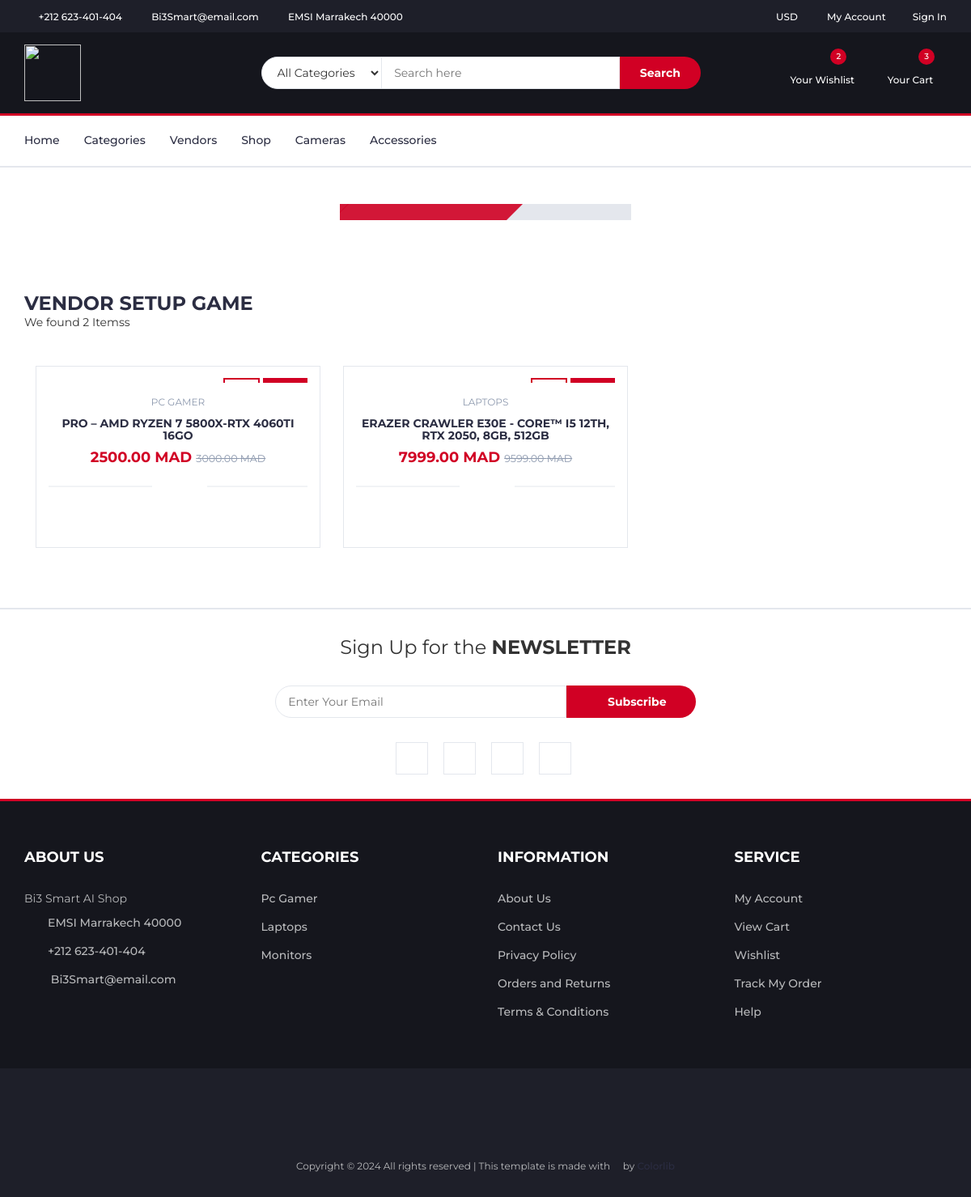
Page /vendor/venk7m1kga6c3/ on the committed database.
### core/models.py (models this page shows, shortened)
class Vendor(models.Model):
    v_id= ShortUUIDField(unique=True, length=10, max_length=20,prefix="ven",alphabet="abcdefghijklmnop123456789")
    title = models.CharField(max_length=100, default="Title Vendor")
    image = models.ImageField(upload_to=user_directory_path , default="vendor.jpg")
    cover_image = models.ImageField(upload_to=user_directory_path , default="vendor.jpg")
    description = models.TextField(null=True, blank=True , default="This is the vendor")
    address = models.CharField(max_length=100, default="Main Street,Marrakech")
    contact = models.CharField(max_length=100, default="+212 659 394 401")
    chat_resp_time = models.CharField(max_length=100, default="100")
    shipping_on_time = models.CharField(max_length=100, default="100")
    authentic_rating = models.CharField(max_length=100, default="100")
    days_return = models.CharField(max_length=100, default="100")
    warranty_period = models.CharField(max_length=100, default="100")
    user = models.ForeignKey(User, on_delete=models.SET_NULL, null=True)
    date = models.DateTimeField(auto_now_add=True,null=True , blank=True)
    class Meta:
        verbose_name_plural = "Vendors"

class Product(models.Model):
    p_id= ShortUUIDField(unique=True, length=10, max_length=20,alphabet="abcdefghijklmnop123456789")
    title = models.CharField(max_length=100, default="Title Product")
    image = models.ImageField(upload_to=user_directory_path , default="product.jpg")
    description = models.TextField(null=True, blank=True , default="This is the product")
    price = models.DecimalField(max_digits=10,decimal_places=2,default="1.99")
    old_price = models.DecimalField(max_digits=10,decimal_places=2, default="2.99")
    specefications = models.TextField(null=True, blank=True)
    type = models.CharField(max_length=100, default="Electronics",null=True, blank=True)
    stock_count = models.CharField(max_length=100, default="10",null=True, blank=True)
    tags = TaggableManager(blank=True)
    product_status = models.CharField(choices=STATUS, max_length=10, default="in_review")
    status = models.BooleanField(default=True)
    in_stock  = models.BooleanField(default=True)
    featured  = models.BooleanField(default=False)
    digital  = models.BooleanField(default=False)
    user = models.ForeignKey(User, on_delete=models.SET_NULL, null=True)
    category = models.ForeignKey(Category, on_delete=models.SET_NULL, null=True,related_name="category")
    vendor = models.ForeignKey(Vendor, on_delete=models.SET_NULL, null=True , related_name="vendor")
    sku = ShortUUIDField(unique=True, length=4, max_length=20,prefix="sku",alphabet="123456789")
    date = models.DateTimeField(auto_now_add=True)
    updated = models.DateTimeField(null=True , blank=True)
    class Meta:
        verbose_name_plural = "Products"
    def get_precentage(self):
        new_price = (( self.old_price - self.price) / self.old_price)*100
        return new_price

class Category(models.Model):
    C_id= ShortUUIDField(unique=True, length=10, max_length=20,prefix="cat",alphabet="abcdefghijklmnop123456789")
    title = models.CharField(max_length=100,default="Title Category")
    image = models.ImageField(upload_to="category", default="category.jpg")
    class Meta:
        verbose_name_plural = "Categories"

### core/views.py (the view)
# urls.py: path("vendor/<v_id>/" , vendor_detail_view , name="vendor-list"),
def vendor_detail_view(request,v_id):
    vendor = Vendor.objects.get(v_id=v_id)
    products = Product.objects.filter(vendor=vendor,product_status="published" )
    context = {
        "vendor":vendor,
        "products":products,
    }
    return render(request,"core/vendor-detail.html",context)

### core/context_processors.py (called while the page is built)
def default(request):
    categories = Category.objects.all()
    return {
        'categories' : categories,
    }

### templates/core/vendor-detail.html (shortened to what this page needs)
{% extends 'partials/base.html'%}
{% load static %}
{% block content %}
    <div class="section">
        <div class="container">
            <div class="row">
                <div class="col-md-4 col-md-offset-4 col-xs-6">
                    <div class="shop">
                        <div class="shop-img">
                        </div>
                        <div class="shop-body">
                        </div>
                    </div>
                </div>
            </div>
        </div>
    </div>
  <div class="section">
    <div class="container">
      <div class="row">
        <div class="col-md-12">
          <div class="section-title">
            <h3 class="title">Vendor {{vendor.title}}</h3>
            <p class="product-price">
                We found {{products.count}} Items{{products.count|pluralize:"s"}}
            </p>
            </div>
          </div>
        </div>
        <div class="col-md-12">
          <div class="row">
            <div class="products-tabs">
              <div id="tab1" class="tab-pane active">
                <div class="products-slick" data-nav="#slick-nav-1">
                  {% for product in products %}
                    <div class="col-md-4 col-xs-6">
                        <div class="product">
                        <div class="product-img">
                            <div class="product-label">
                            <span class="sale">{{product.get_precentage|floatformat:0}}%</span>
                            <span class="new">NEW</span>
                            </div>
                        </div>
                        <div class="product-body">
                            <p class="product-category">{{product.category.title}}</p>
                            <h3 class="product-name"><a href="#">{{product.title}}</a></h3>
                            <h4 class="product-price">{{product.price}} MAD <del class="product-old-price">{{product.old_price}} MAD</del></h4>
                            <div class="product-rating">
                            <i class="fa fa-star"></i>
                            <i class="fa fa-star"></i>
                            <i class="fa fa-star"></i>
                            <i class="fa fa-star"></i>
                            <i class="fa fa-star"></i>
                            </div>
                            <div class="product-btns">
                            <button class="add-to-wishlist"><i class="fa fa-heart-o"></i><span class="tooltipp">add to wishlist</span></button>
                            <button class="add-to-compare"><i class="fa fa-exchange"></i><span class="tooltipp">add to compare</span></button>
                            <button class="quick-view"><i class="fa fa-eye"></i><span class="tooltipp">quick view</span></button>
                            </div>
                        </div>
                        <div class="add-to-cart">
                            <button class="add-to-cart-btn"> add to cart</button>
                        </div>
                        </div>
                    </div>
                    {%endfor%}
                </div>
              </div>
            </div>
          </div>
        </div>
      </div>
    </div>
{% endblock content %}

### templates/partials/base.html (shortened to what this page needs)
{% load static %}
<!DOCTYPE html>
<html lang="en">
  <head>
    <link type="text/css" rel="stylesheet" href="{% static "assets/css/bootstrap.min.css" %}" />
    <link type="text/css" rel="stylesheet" href="{% static "assets/css/slick.css" %}" />
    <link type="text/css" rel="stylesheet" href="{% static "assets/css/slick-theme.css" %}" />
    <link type="text/css" rel="stylesheet" href="{% static "assets/css/nouislider.min.css" %}" />
    <link rel="stylesheet" href="{% static "assets/css/font-awesome.min.css" %}" />
    <link type="text/css" rel="stylesheet" href="{% static "assets/css/style.css" %}" />
  </head>
  <body>
    <header>
      <div id="top-header">
        <div class="container">
          <ul class="header-links pull-left">
            <li>
              <a href="#"><i class="fa fa-phone"></i> +212 623-401-404</a>
            </li>
            <li>
              <a href="#"><i class="fa fa-envelope-o"></i> Bi3Smart@email.com</a>
            </li>
            <li>
              <a href="#"
                ><i class="fa fa-map-marker"></i> EMSI Marrakech 40000</a
              >
            </li>
          </ul>
          <ul class="header-links pull-right">
            <li>
              <a href="#"><i class="fa fa-dollar"></i> USD</a>
            </li>
            <li>
              <a href="#"><i class="fa fa-user-o"></i> My Account</a>
            </li>
            {% if request.user.is_authenticated %}
            <li>
              <a href="{% url 'userauths:sign-out'%}"><i class="fa fa-sign-out"></i>Sign Out</a>
            </li>
            {%else%}
            <li>
              <a href="{% url 'userauths:sign-in'%}"><i class="fa fa-sign-in"></i>Sign In</a>
            </li>
            {%endif%}
          </ul>
        </div>
      </div>
      <div id="header">
        <div class="container">
          <div class="row">
            <div class="col-md-3">
              <div class="header-logo">
                <a href="{% url 'core:index' %}" class="logo">
                  <img src="{% static "assets/img/logo.svg" %}" alt="" width="70" height="70" />
                </a>
              </div>
            </div>
            <div class="col-md-6">
              <div class="header-search">
                <form>
                  <select class="input-select">
                    <option value="0">All Categories</option>
                  </select>
                  <input class="input" placeholder="Search here" />
                  <button class="search-btn">Search</button>
                </form>
              </div>
            </div>
            <div class="col-md-3 clearfix">
              <div class="header-ctn">
                <div>
                  <a href="#">
                    <i class="fa fa-heart-o"></i>
                    <span>Your Wishlist</span>
                    <div class="qty">2</div>
                  </a>
                </div>
                <div class="dropdown">
                  <a
                    class="dropdown-toggle"
                    data-toggle="dropdown"
                    aria-expanded="true"
                  >
                    <i class="fa fa-shopping-cart"></i>
                    <span>Your Cart</span>
                    <div class="qty">3</div>
                  </a>
                </div>
              </div>
            </div>
          </div>
        </div>
      </div>
    </header>
  <nav id="navigation">
    <div class="container">
      <div id="responsive-nav">
        <ul class="main-nav nav navbar-nav">
          <li><a href="{% url 'core:index' %}">Home</a></li>
          <li><a href="{% url 'core:category_list' %}">Categories</a></li>
          <li><a href="{% url 'core:vendors-list' %}">Vendors</a></li>
          <li><a href="{% url 'core:product_list' %}">Shop</a></li>
          <li><a href="#">Cameras</a></li>
          <li><a href="#">Accessories</a></li>
        </ul>
      </div>
    </div>
  </nav>
{% block content %}
{% endblock content %}
 <div id="newsletter" class="section">
  <div class="container">
    <div class="row">
      <div class="col-md-12">
        <div class="newsletter">
          <p>Sign Up for the <strong>NEWSLETTER</strong></p>
          <form>
            <input
              class="input"
              type="email"
              placeholder="Enter Your Email"
            />
            <button class="newsletter-btn">
              <i class="fa fa-envelope"></i> Subscribe
            </button>
          </form>
          <ul class="newsletter-follow">
            <ul class="list-inline">
              <li>
                  <a href="#"><i class="fa fa-facebook" style="color: #3b5998;"></i></a>
              </li>
              <li>
                  <a href="#"><i class="fa fa-twitter" style="color: #55acee;"></i></a>
              </li>
              <li>
                  <a href="#"><i class="fa fa-instagram" style="color: #ac2bac;"></i></a>
              </li>
              <li>
                  <a href="#"><i class="fa fa-whatsapp" style="color: #25d366;"></i></a>
              </li>
          </ul>
          </ul>
        </div>
      </div>
    </div>
  </div>
</div>
<footer id="footer">
    <div class="section">
      <div class="container">
        <div class="row">
          <div class="col-md-3 col-xs-6">
            <div class="footer">
              <h3 class="footer-title">About Us</h3>
              <p>
                Bi3 Smart AI Shop
              </p>
              <ul class="footer-links">
                <li>
                  <a href="#"
                    ><i class="fa fa-map-marker"></i>EMSI Marrakech 40000</a
                  >
                </li>
                <li>
                  <a href="#"><i class="fa fa-phone"></i>+212 623-401-404</a>
                </li>
                <li>
                  <a href="#"
                    ><i class="fa fa-envelope-o"></i> Bi3Smart@email.com</a
                  >
                </li>
              </ul>
            </div>
          </div>
          <div class="col-md-3 col-xs-6">
            <div class="footer">
              <h3 class="footer-title">Categories</h3>
              <ul class="footer-links">
                {% for category in categories%}
                  <li><a data-toggle="tab" href="{% url 'core:category_product_list' category.C_id %}">{{category.title}}</a></li>
                {%endfor%}
              </ul>
            </div>
          </div>
          <div class="col-md-3 col-xs-6">
            <div class="footer">
              <h3 class="footer-title">Information</h3>
              <ul class="footer-links">
                <li><a href="#">About Us</a></li>
                <li><a href="#">Contact Us</a></li>
                <li><a href="#">Privacy Policy</a></li>
                <li><a href="#">Orders and Returns</a></li>
                <li><a href="#">Terms & Conditions</a></li>
              </ul>
            </div>
          </div>
          <div class="col-md-3 col-xs-6">
            <div class="footer">
              <h3 class="footer-title">Service</h3>
              <ul class="footer-links">
                <li><a href="#">My Account</a></li>
                <li><a href="#">View Cart</a></li>
                <li><a href="#">Wishlist</a></li>
                <li><a href="#">Track My Order</a></li>
                <li><a href="#">Help</a></li>
              </ul>
            </div>
          </div>
        </div>
      </div>
    </div>
    <div id="bottom-footer" class="section">
      <div class="container">
        <div class="row">
          <div class="col-md-12 text-center">
            <ul class="footer-payments">
              <li>
                <a href="#"><i class="fa fa-cc-visa"></i></a>
              </li>
              <li>
                <a href="#"><i class="fa fa-credit-card"></i></a>
              </li>
              <li>
                <a href="#"><i class="fa fa-cc-paypal"></i></a>
              </li>
              <li>
                <a href="#"><i class="fa fa-cc-mastercard"></i></a>
              </li>
              <li>
                <a href="#"><i class="fa fa-cc-discover"></i></a>
              </li>
              <li>
                <a href="#"><i class="fa fa-cc-amex"></i></a>
              </li>
            </ul>
            <span class="copyright">
              Copyright &copy;
              All rights reserved | This template is made with
              <i class="fa fa-heart-o" aria-hidden="true"></i> by
              <a href="https://colorlib.com" target="_blank">Colorlib</a>
            </span>
          </div>
        </div>
      </div>
    </div>
  </footer>
</body>
</html>

### rows in the picture
Vendor: title "SETUP GAME"
Product: category "PC GAMER", title "PRO – AMD RYZEN 7 5800X-RTX 4060TI 16GO", price "2500.00", old_price "3000.00"
Product: category "LAPTOPS", title "ERAZER CRAWLER E30E - CORE™ I5 12TH, RTX 2050, 8GB, 512GB", price "7999.00", old_price "9599.00"
Category: title "Pc Gamer"
Category: title "Laptops"
Category: title "Monitors"

### other values in the picture
{{ products.count }} "2"
